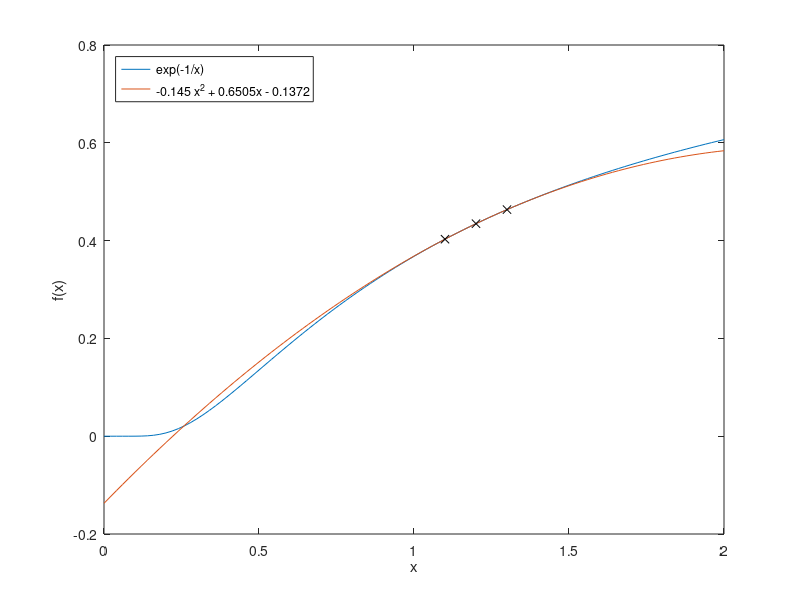

This chart was generated by the following MATLAB code:
x = linspace(0,2,101);
f1 = exp(-1./x);
f2 = -0.145.*x.^2+0.6505.*x-0.1372;
xm = 1.1:0.1:1.3;
ym = exp(-1./xm);
plot(x,f1,x,f2,xm,ym,'kx');
xlabel('x')
ylabel('f(x)')
legend('exp(-1/x)','-0.145 x^2 + 0.6505x - 0.1372', ...
  'Location','northwest')
